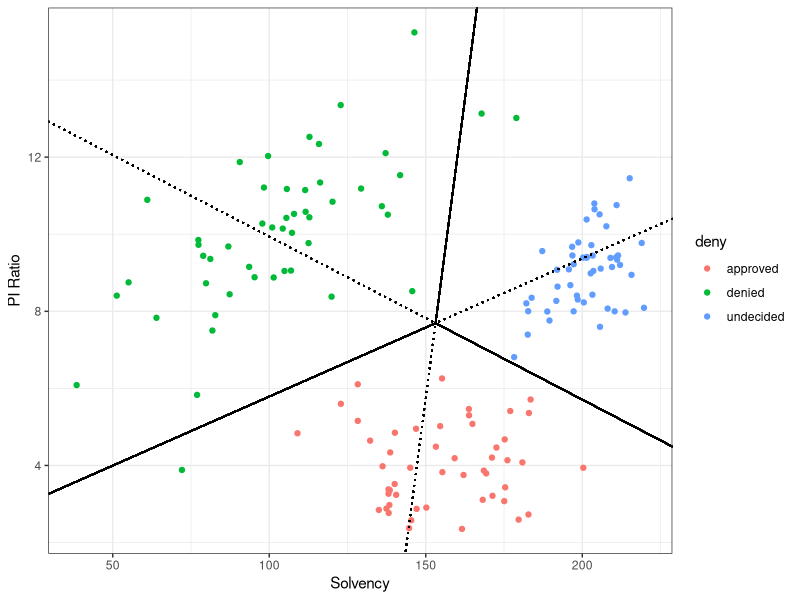

R code for this plot:
################################################################################
# Barcelona Graduate School of Economics
# Master's Degree in Data Science
# Course : Avanced Computational Methods
################################################################################
# Author : (c) Miquel Torrens
# Title  : Problem Set #1 (Part 2)
# Date   : 2016.01.13
################################################################################
# source('~/Desktop/bgse/projects/github/acm/PS1/loanData3C.R')
################################################################################

# Set working directory
if (TRUE) {
  setwd('~/Desktop/bgse/projects/github/acm/PS1/')
}

# Libraries
library(mvtnorm)
library(ggplot2)

# Wrapper functions
################################################################################
sigma.xy <- function(rho, sd.x, sd.y) {
################################################################################
  cov.term <- rho * sd.x * sd.y
  vcm <- matrix(c(sd.x ** 2, cov.term, cov.term, sd.y ** 2), 2, 2, byrow = TRUE)
  return(vcm)
}

################################################################################
gen.bvn <- function(n = 1, seed = NA, mu.xy = c(0, 1), sigma.xy = diag(2)) {
################################################################################
  require(mvtnorm)
  if (! is.na(seed)) { set.seed(seed) }
  rdraws <- rmvnorm(n, mean = mu.xy, sigma = sigma.xy)
  return(rdraws)
}

################################################################################
loan.data <- function(n.app, n.den, n.und, mu.app, mu.den, mu.und, sd.app,
                      sd.den, sd.und, rho.app, rho.den, rho.und, seed = 1111,
                      store = FALSE, pic = TRUE) {
################################################################################
  sigma.app <- sigma.xy(rho = rho.app, sd.x = sd.app[1], sd.y = sd.app[2])
  sigma.den <- sigma.xy(rho = rho.den, sd.x = sd.den[1], sd.y = sd.den[2])
  sigma.und <- sigma.xy(rho = rho.und, sd.x = sd.und[1], sd.y = sd.und[2])
  app <- gen.bvn(n = n.app, mu.app, sigma.app, seed = seed)
  den <- gen.bvn(n = n.den, mu.den, sigma.den, seed = seed + 1)
  und <- gen.bvn(n = n.und, mu.und, sigma.und, seed = seed + 2)
  loan.df <- as.data.frame(rbind(app, den, und))
  deny <- c(rep('approved', n.app),
            rep('denied', n.den),
            rep('undecided', n.und))
  target <- c(rep(0, n.app), rep(1, n.den), rep(2, n.und))
  loan.df <- data.frame(loan.df, deny, target)
  colnames(loan.df) <- c('pi_ratio', 'solvency', 'deny', 'target')

  if (store == TRUE) {
    write.csv(loan.df, file = 'predictions.csv', row.names = FALSE)    
  }

  return(loan.df)
}

################################################################################
# Function that carries out the exercise
loanData3C <- function(store = TRUE, pic = TRUE, dashed = TRUE, n.app = 50,
                       n.den = 50, n.und = 50, mu.app = c(4, 150),
                       mu.den = c(10, 100), mu.und = c(9, 200),
                       sd.app = c(1, 20), sd.den = c(2, 30), sd.und = c(1, 10),
                       rho.app = -0.1, rho.den = 0.6, rho.und = 0.5,
                       seed = 1221) {
################################################################################
  # Build the data frame
  loan.df <- loan.data(n.app = n.app, n.den = n.den, n.und = n.und,
                       mu.app = mu.app, mu.den = mu.den, mu.und = mu.und,
                       sd.app = sd.app, sd.den = sd.den, sd.und = sd.und,
                       rho.app = rho.app, rho.den = rho.den, rho.und = rho.und,
                       seed = seed)

  # Rebuild the data frame for prediction
  n.app <- 50
  n.den <- 50
  n.und <- 50
  loan.df <- cbind(loan.df,
                   target1 = c(rep(0, n.app), rep(1, n.den), rep(0, n.und)),
                   target2 = c(rep(1, n.app), rep(0, n.den), rep(0, n.und)),
                   target3 = c(rep(0, n.app), rep(0, n.den), rep(1, n.und)))

  cols <- c('pi_ratio', 'solvency')
  X <- as.matrix(cbind(ind = rep(1, nrow(loan.df)), loan.df[, cols]))
  Y <- cbind(target1 = c(rep(0, n.app), rep(1, n.den), rep(0, n.und)),
             target2 = c(rep(1, n.app), rep(0, n.den), rep(0, n.und)),
             target3 = c(rep(0, n.app), rep(0, n.den), rep(1, n.und)))

  # Parameters
  w <- solve(t(X) %*% X) %*% t(X) %*% Y

  # Predictions
  preds <- X %*% w
  #head(preds)
  denied <- (preds == apply(preds, 1, max))[, 1]
  approv <- (preds == apply(preds, 1, max))[, 2]
  undeci <- (preds == apply(preds, 1, max))[, 3]

  # Prediction and conf.matrix
  pred.labs <- ifelse(denied, 'denied', ifelse(approv, 'approved', 'undecided'))
  conf.matrix <- table(loan.df[, 'deny'], pred.labs)
  conf.matrixP <- prop.table(conf.matrix, 1)

  # Intercepts and slopes of the discriminant functions
  int1 <- (w[1, 2] - w[1, 1]) / (w[2, 1] - w[2, 2])
  slo1 <- (w[3, 2] - w[3, 1]) / (w[2, 1] - w[2, 2])

  int2 <- (w[1, 3] - w[1, 1]) / (w[2, 1] - w[2, 3])
  slo2 <- (w[3, 3] - w[3, 1]) / (w[2, 1] - w[2, 3])

  int3 <- (w[1, 2] - w[1, 3]) / (w[2, 3] - w[2, 2])
  slo3 <- (w[3, 2] - w[3, 3]) / (w[2, 3] - w[2, 2])

  # Plot them
  if (dashed == FALSE || any(mu.und != c(9, 200)) || any(sd.und != c(1, 10)) ||
      rho.und != 0.5) {
    plot1 <- ggplot(data = loan.df,
                    aes(x = solvency,
                        y = pi_ratio,
                        colour = deny,
                        fill = deny)) +
                    theme_bw() +
                    geom_point() +
                    xlab('Solvency') +
                    ylab('PI Ratio') +
                    #theme(text = element_text(family = 'Arial')) + 
                    geom_abline(intercept = int1, slope = slo1) + 
                    geom_abline(intercept = int2, slope = slo2) +
                    geom_abline(intercept = int3, slope = slo3)
  } else {
    # Where the three equations intersect
    meet.x <- (int2 - int1) / (slo1 - slo2)
    meet.y <- int1 + slo1 * meet.x
    x1 <- 0.5 * min(loan.df[, 'solvency'])
    x2 <- 1.2 * max(loan.df[, 'solvency'])
    y11 <- int1 + slo1 * x1
    y12 <- int1 + slo1 * x2
    y21 <- int2 + slo2 * x1
    y22 <- int2 + slo2 * x2
    y31 <- int3 + slo3 * x1
    y32 <- int3 + slo3 * x2

    # Plot
    plot1 <- ggplot(data = loan.df,
                    aes(x = solvency, y = pi_ratio, colour = deny, fill = deny)) +
                    theme_bw() +
                    geom_point() +
                    xlab('Solvency') +
                    ylab('PI Ratio') +
                    geom_segment(x = x1, y = y11, xend = meet.x, yend = meet.y, col = 'black') +
                    geom_segment(x = x2, y = y12, xend = meet.x, yend = meet.y, lty = 3, col = 'black') +
                    geom_segment(x = x1, y = y21, xend = meet.x, yend = meet.y, lty = 3, col = 'black') +
                    geom_segment(x = x2, y = y22, xend = meet.x, yend = meet.y, col = 'black') +
                    geom_segment(x = x1, y = y31, xend = meet.x, yend = meet.y, lty = 3, col = 'black') +
                    geom_segment(x = x2, y = y32, xend = meet.x, yend = meet.y, col = 'black')    
  }

  # Save the plot
  if (pic == TRUE) {
    pdf('discFunction3C.pdf')
    print(plot1)
    dev.off()
    cat('Saved plot:', paste(getwd(), '/discFunction3C.pdf', sep = ''), '\n')
  }

  # Final result
  df <- loan.df
  for (i in 1:3) {
    df[, paste('target', i, sep = '')] <- NULL
  }
  df <- cbind(df, preds, pred.labs)
  colnames(df) <- c('pi_ratio', 'solvency', 'denied', 'target', 'pred_class1',
                    'pred_class2', 'pred_class3', 'decision')

  # Save the data in a .csv file
  if (store == TRUE) {
    write.csv(df, file = 'predictions.csv', row.names = FALSE)
    cat('Saved file:', paste(getwd(), '/predictions.csv', sep = ''), '\n')
  }

  # End
  predictions <<- df
  return(df)
}

# Run it
loanData3C()
#loanData3C(mu.und = c(15, 180), sd.und = c(2, 15), rho.und = 0.8)
# END OF SCRIPT
